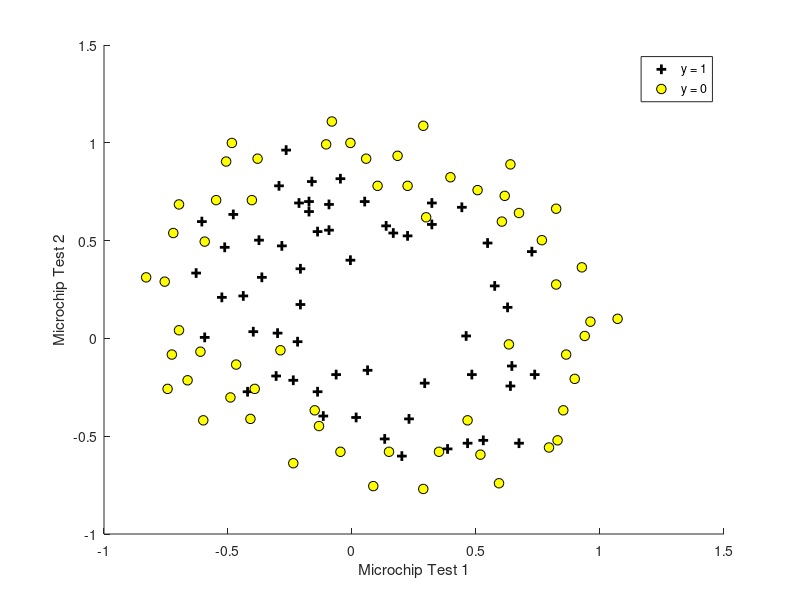

MATLAB code for this plot: (Note: this script raises an error after producing the figure.)
% Initialization
clear; close all; clc;

% Load the data --------------------------------------------------------
fprintf('Loading the data...\n\n');

data = load('microchips_tests.csv');

X = data(:, 1:2);
y = data(:, 3);

% Plotting the data ----------------------------------------------------
fprintf('Plotting the data...\n\n');

figure(1, 'position', [50, 50, 850, 650]);
hold on;

% Find indices of positive and negative examples.
positiveIndices = find(y == 1);
negativeIndices = find(y == 0);

% Plot examples.
plot(X(positiveIndices, 1), X(positiveIndices, 2), 'k+', 'LineWidth', 2, 'MarkerSize', 7);
plot(X(negativeIndices, 1), X(negativeIndices, 2), 'ko', 'MarkerFaceColor', 'y', 'MarkerSize', 7);

% Draw labels and Legend
xlabel('Microchip Test 1');
ylabel('Microchip Test 2');
legend('y = 1', 'y = 0');

% Running logistic regression ------------------------------------------
fprintf('Running logistic regression...\n\n');

% Add more polynomial features in order to make decision boundary to have more complex curve form.
polynomial_degree = 6;
X = add_polynomial_features(X(:, 1), X(:, 2), polynomial_degree);

% Run the regression.
lambda = 1;
[theta, J, J_history, exit_flag] = logistic_regression(X, y, lambda);

fprintf('- Initial cost: %f\n', J_history(1));
fprintf('- Optimized cost: %f\n\n', J);

% Plotting decision boundaries -----------------------------------------
fprintf('Plotting decision boundaries...\n\n');

% Generate a grid range.
u = linspace(-1, 1, 50);
v = linspace(-1, 1, 50);
z = zeros(length(u), length(v));
% Evaluate z = (x * theta) over the grid.
for i = 1:length(u)
    for j = 1:length(v)
        % Add polinomials.
        x = add_polynomial_features(u(i), v(j), polynomial_degree);
        % Add ones.
        x = [ones(size(x, 1), 1), x];
        z(i, j) = x * theta;
    end
end

% It is mportant to transpose z before calling the contour.
z = z';

% Plot z = 0
% Notice you need to specify the range [0, 0]
contour(u, v, z, [0, 0], 'LineWidth', 2);
title(sprintf('lambda = %g', lambda));
legend('y = 1', 'y = 0', 'Decision boundary');

hold off;

% Trying to predict custom experiments ------------------------------------
fprintf('Trying to predict custom experiments...\n\n');

x = [
    0, 0;
    -0.5, -0.5
];

% Add polinomials.
x = add_polynomial_features(x(:, 1), x(:, 2), polynomial_degree);
% Add ones.
x = [ones(size(x, 1), 1), x];

probabilities = hypothesis(x, theta);
fprintf(' %f \n', probabilities);
